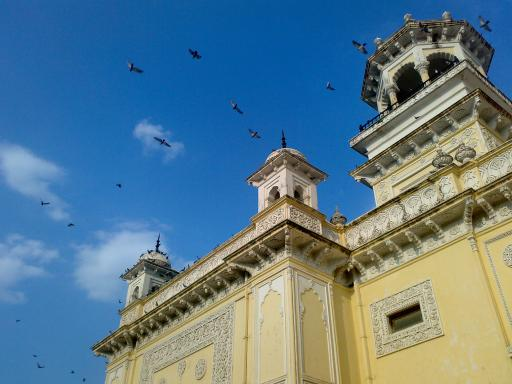
#> input picture OpenCV-tutorials/data/home.jpg, 512 x 384 px
$ python colorQuantization.py
#> lines starting #> are read from the running program, lines starting #| are printed output that depends on the picture
'''
 Based on the following tutorial:
   http://docs.opencv.org/3.0-beta/doc/py_tutorials/py_ml/py_kmeans/py_kmeans_opencv/py_kmeans_opencv.html
'''

import cv2
import numpy as np
import matplotlib.pyplot as plt

# Load the image
img = cv2.imread('../data/home.jpg')
#> img is the input picture: shape (384, 512, 3); mean B, G, R 141.2, 123.9, 91.6

# Use the colors as the descriptors
x = img.reshape(-1, 3).astype('float32')

# Apply KMeans
criteria = (cv2.TERM_CRITERIA_MAX_ITER + cv2.TERM_CRITERIA_EPS, 10, 1.0)
flags = cv2.KMEANS_RANDOM_CENTERS
compactness, labels, centers = cv2.kmeans(x, K=6, bestLabels=None, criteria=criteria, attempts=10, flags=flags)
#> compactness = 147791080.6; centers = [[146, 187.1, 196.9], [25.85, 39.69, 42.48], [184.4, 130.4, 73.68], [102.4, 140.6, 151.4], [62.33, 88.65, 95.65], [166.4, 96.91, 21.47]]

# Create the new image
centers = np.uint8(centers)
#> centers = [[145, 187, 196], [25, 39, 42], [184, 130, 73], [102, 140, 151], [62, 88, 95], [166, 96, 21]]
newImage = centers[labels.ravel()]
newImage = newImage.reshape(img.shape)
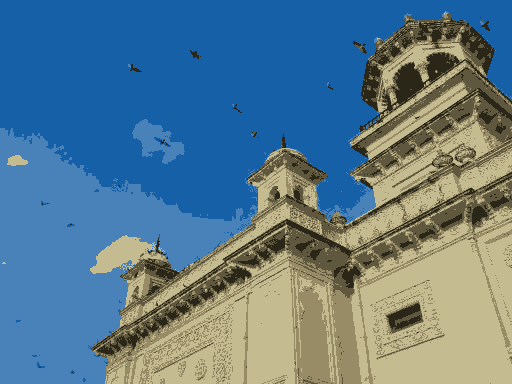
#> newImage: shape (384, 512, 3); mean B, G, R 140.7, 123.3, 91

# Display the results
cv2.imshow('New image', newImage)
cv2.waitKey(0)
cv2.destroyAllWindows()

$ run again, with OpenCV-tutorials/data/aloeL.jpg copied over OpenCV-tutorials/data/home.jpg
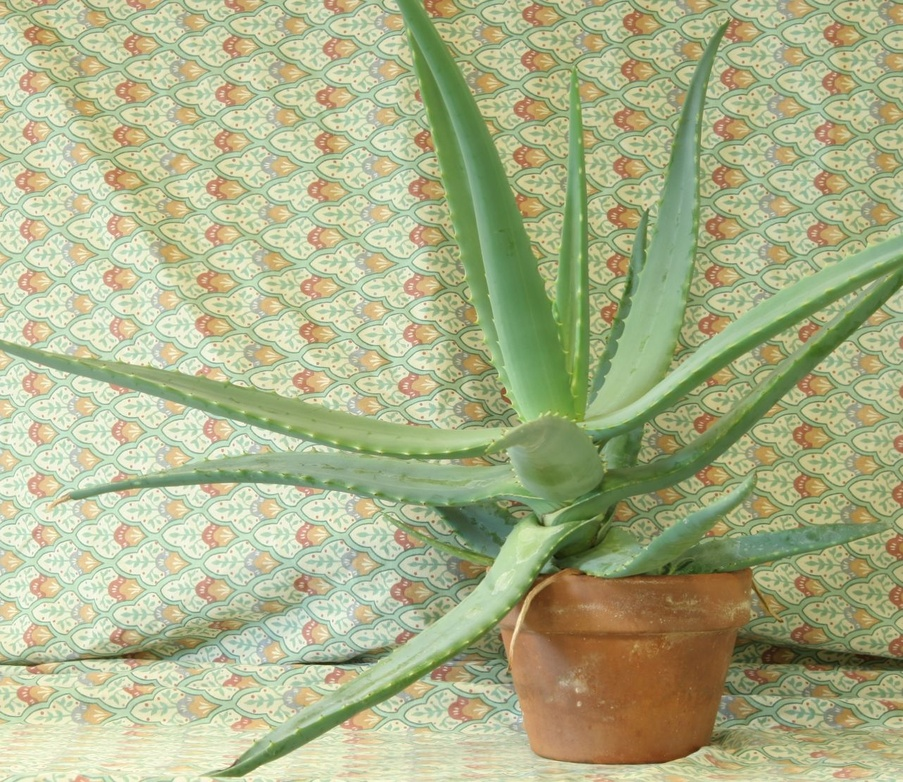
#> input picture OpenCV-tutorials/data/aloeL.jpg, 903 x 782 px, shrunk from 1282 x 1110 before the run
#> img is the input picture: shape (782, 903, 3); mean B, G, R 136.7, 177.2, 171.2
#> `compactness, labels, centers = cv2.kmeans(x, K=6, bestLabels=None, cri..`: compactness = 443298725.6; centers = [[196.1, 227.9, 221.3], [95.04, 141.6, 126.6], [157.4, 196.5, 190.6], [123.9, 167, 160.6], [60.28, 110.6, 86], [52.8, 96.29, 141.3]]
#> `centers = np.uint8(centers)`: centers = [[196, 227, 221], [95, 141, 126], [157, 196, 190], [123, 166, 160], [60, 110, 85], [52, 96, 141]]
#> `newImage = newImage.reshape(img.shape)`:
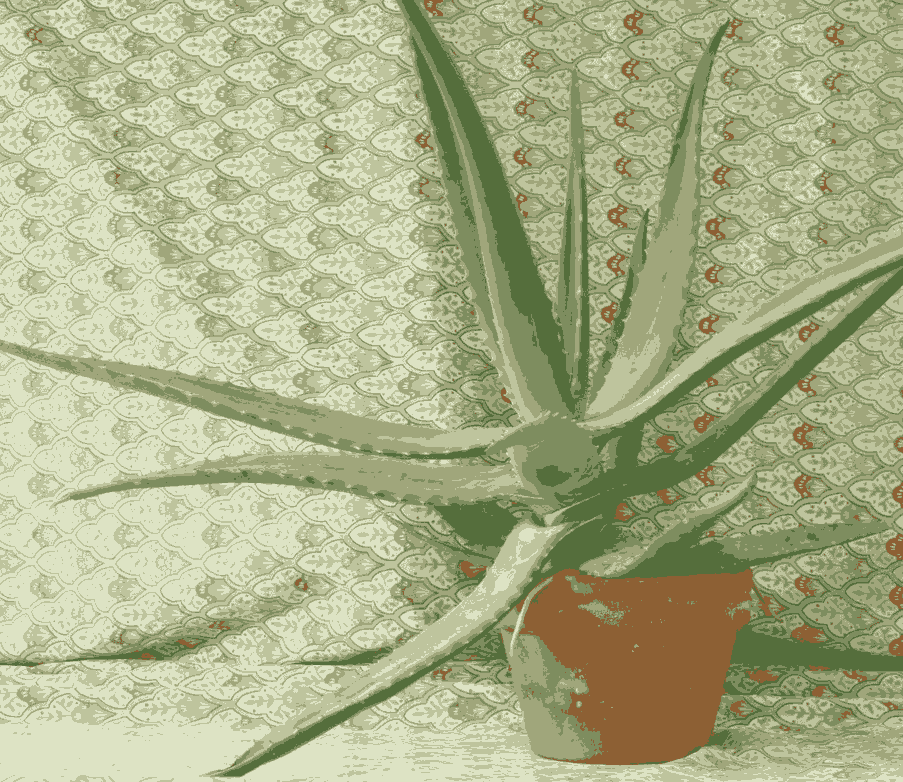
#> newImage: shape (782, 903, 3); mean B, G, R 136.3, 176.5, 170.6

$ run again, with OpenCV-tutorials/data/aloeR.jpg copied over OpenCV-tutorials/data/home.jpg
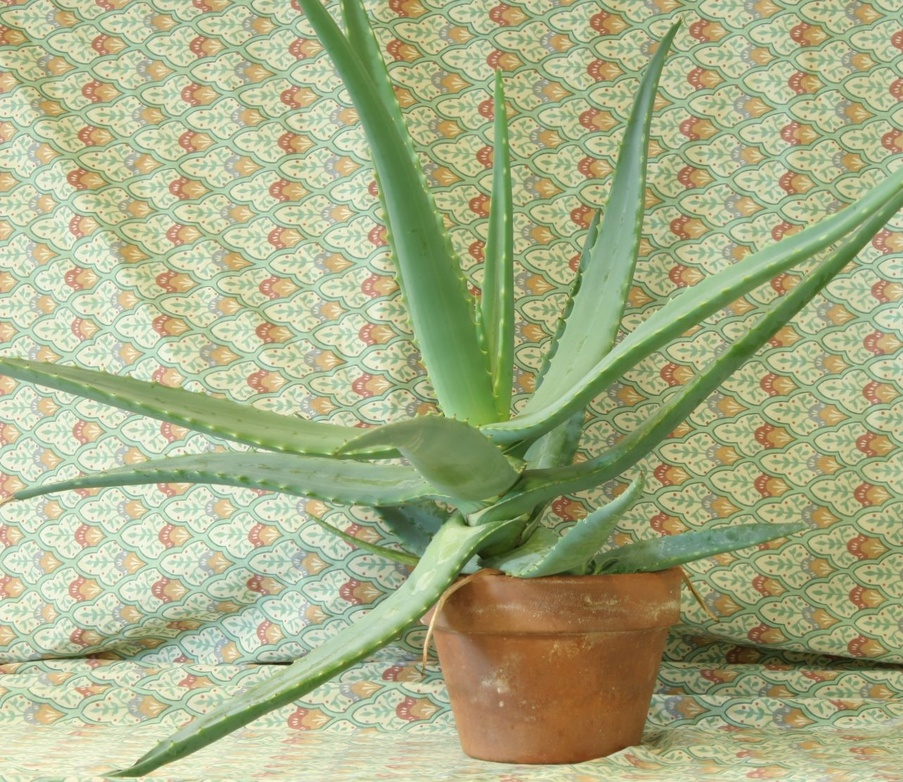
#> input picture OpenCV-tutorials/data/aloeR.jpg, 903 x 782 px, shrunk from 1282 x 1110 before the run
#> img is the input picture: shape (782, 903, 3); mean B, G, R 134.2, 174.2, 168
#> `compactness, labels, centers = cv2.kmeans(x, K=6, bestLabels=None, cri..`: compactness = 441636494.5; centers = [[192.8, 223.6, 216.3], [93.3, 140, 123], [154.6, 193.3, 186], [120.9, 163.4, 159], [57.5, 107.6, 83.59], [52.58, 96.4, 141.4]]
#> `centers = np.uint8(centers)`: centers = [[192, 223, 216], [93, 139, 122], [154, 193, 185], [120, 163, 159], [57, 107, 83], [52, 96, 141]]
#> `newImage = newImage.reshape(img.shape)`:
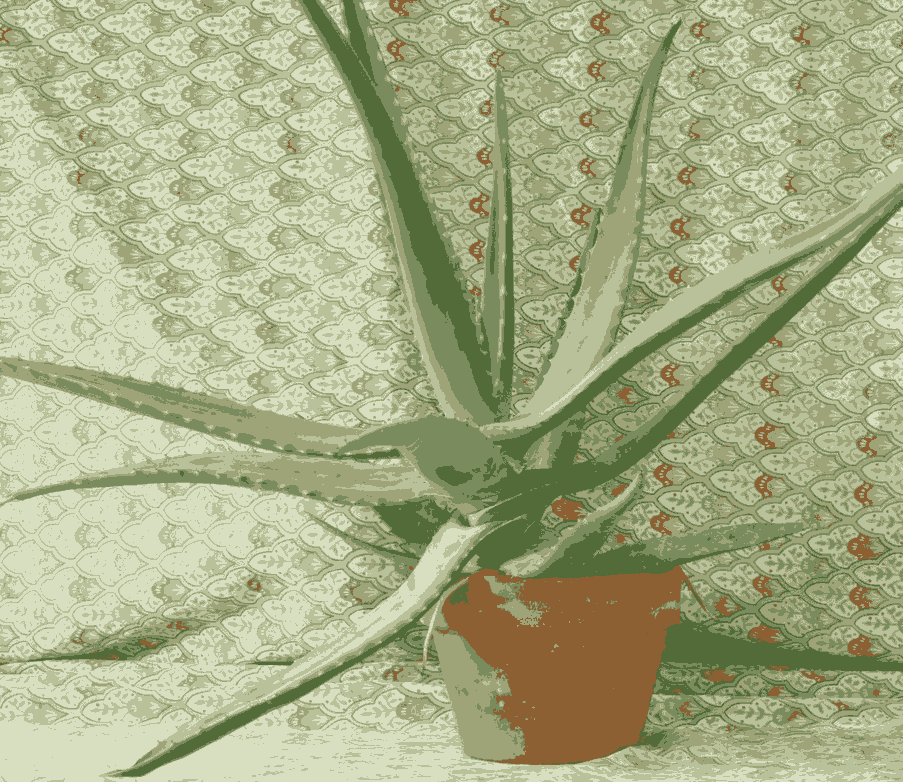
#> newImage: shape (782, 903, 3); mean B, G, R 133.5, 173.7, 167.5

$ run again, with OpenCV-tutorials/data/apple.jpg copied over OpenCV-tutorials/data/home.jpg
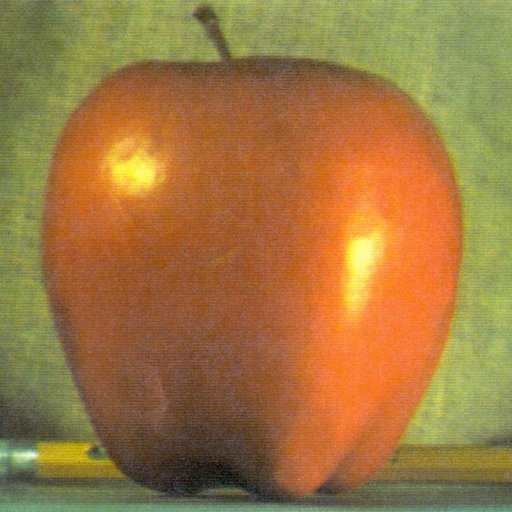
#> input picture OpenCV-tutorials/data/apple.jpg, 512 x 512 px
#> img is the input picture: shape (512, 512, 3); mean B, G, R 64.8, 119.7, 159.1
#> `compactness, labels, centers = cv2.kmeans(x, K=6, bestLabels=None, cri..`: compactness = 161493017.2; centers = [[52.93, 73.9, 93.98], [83.43, 206.7, 247.6], [51.01, 96.59, 163.3], [92.41, 164.5, 153.1], [76.45, 125.4, 120.4], [51.1, 123, 229.8]]
#> `centers = np.uint8(centers)`: centers = [[52, 73, 93], [83, 206, 247], [51, 96, 163], [92, 164, 153], [76, 125, 120], [51, 123, 229]]
#> `newImage = newImage.reshape(img.shape)`:
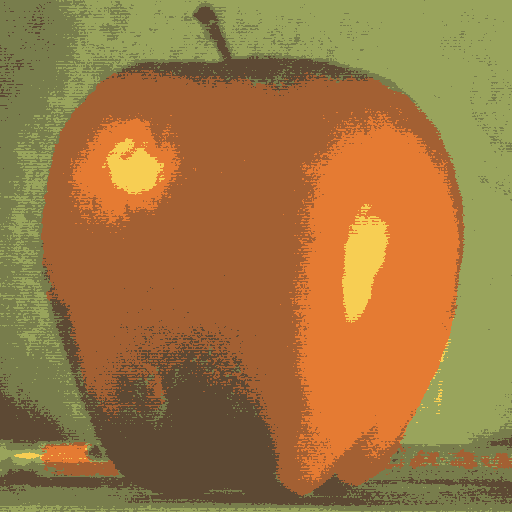
#> newImage: shape (512, 512, 3); mean B, G, R 64.5, 119.2, 158.6
